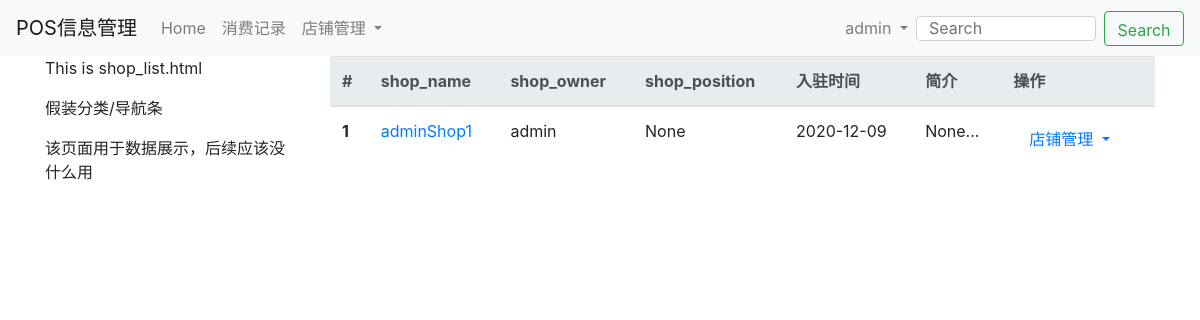
/store/myShopList/ (signed in), run on the app's committed database.
### store/models.py (models this page shows)
class Shop(models.Model):
    shop_id = models.CharField(max_length=12, null=True)  # 商店编号————为一个用户开多个店铺做准备
    shop_name = models.CharField(max_length=32, null=True)
    shop_owner = models.ForeignKey(User, null=True, on_delete=models.CASCADE)
    shop_position = models.CharField(max_length=32, null=True)
    phone_number = models.CharField(max_length=11, null=True)
    contends = models.TextField(null=True)
    create_time = models.DateTimeField(auto_now_add=True)
    last_update = models.DateTimeField(auto_now=True)
    is_active = models.BooleanField(default=True)

### store/views.py (the view)
# urls.py: path('myShopList/', views.myshopList, name='myShopList'),
def myshopList(request):
    try:
        user = request.user
    except:
        return render(request, 'user/login.html', {'massage': '用户未登录！'})
    my_shop_list = Shop.objects.filter(shop_owner=user)
    context = {}
    context['my_shop_list'] = my_shop_list
    return render(request, 'store/myShopList.html', context)

### user/models.py (called while the page is built)
def get_Profile(self):
    if Profile.objects.filter(user=self).exists():
        profile = Profile.objects.get(user=self)
        return profile
    else:
        return ''

### store/templates/store/myShopList.html (shortened to what this page needs)
{% extends 'base.html' %}
{% block content %}
    <div class="container">
        <div class="row">
            <div class="col-md-3">
                <p>This is shop_list.html</p>
                <p>假装分类/导航条</p>
                <p>该页面用于数据展示，后续应该没什么用</p>
            </div>
            <div class="col-md-9">
                <table class="table">
                    <thead class="thead-light">
                      <tr>
                        <th scope="col">#</th>
                        <th scope="col">shop_name</th>
                        <th scope="col">shop_owner</th>
                        <th scope="col">shop_position</th>
                        <th scope="col">入驻时间</th>
                        <th scope="col">简介</th>
                        <th scope="col">操作</th>
                      </tr>
                    </thead>
                    <tbody>
                        {% for shop in my_shop_list %}
                            {% if shop.is_active %}
                                <tr>
                                    <th scope="row">{{ shop.pk }}</th>
                                    <td>
                                        <a href="{% url 'shop_info' shop.pk %}">
                                            {{ shop.shop_name }}
                                        </a>
                                    </td>
                                    <td>{{ shop.shop_owner }}</td>
                                    <td>{{ shop.shop_position }}</td>
                                    <td>{{ shop.create_time|date:"Y-m-d" }}</td>
                                    <td>{{ shop.contends|truncatechars:"5" }}...</td>
                                    <td>
                                            <a class="nav-link dropdown-toggle" href="#" id="navbarDropdown" role="button" data-toggle="dropdown" aria-haspopup="true" aria-expanded="false">
                                              店铺管理
                                            </a>
                                    </td>
                                </tr>
                            {% endif %}
                        {% empty %}
                            <p>没有数据哦~</p>
                        {% endfor %}
                    </tbody>
                </table>
            </div>
        </div>
    </div>
{% endblock %}

### templates/base.html (shortened to what this page needs)
{% load staticfiles %}
<!DOCTYPE html>
<html lang="en">
<head>
    <link rel="stylesheet" type="text/css" href="http://matthew.wagerfield.com/parallax/assets/styles/css/styles.css">
    <link rel="stylesheet" href="https://cdn.jsdelivr.net/npm/bootstrap@4.5.0/dist/css/bootstrap.min.css">
    <link rel="stylesheet" href="{% static 'font-awesome-4.7.0/css/font-awesome.min.css' %}">
</head>
<body>
    <div id="container" class="wrapper">
    <nav class="navbar navbar-expand-lg navbar-light bg-light">
      <a class="navbar-brand" href="{% url 'home' %}">POS信息管理</a>
      <div class="collapse navbar-collapse" id="navbarSupportedContent">
        <ul class="navbar-nav mr-auto">
          <li class="nav-item {% block home_active %}active{% endblock %}">
            <a class="nav-link" href="{% url 'home' %}">Home <span class="sr-only">(current)</span></a>
          </li>
          {% if user.Profile.is_student or user.Profile.is_teacher %}
              <li class="nav-item {% block consumption_ts_active %}{% endblock %} ">
                <a class="nav-link" href="{% url 'student_consumption'%}">消费记录</a>
              </li>
          {% endif %}
          <li class="nav-item dropdown">
            {% if user.is_authenticated and user.Profile.is_shop_owner %}
                <a class="nav-link dropdown-toggle" href="#" id="navbarDropdown" role="button" data-toggle="dropdown" aria-haspopup="true" aria-expanded="false">
                  店铺管理
                </a>
            {% endif %}
          </li>
        </ul>
        <ul class="nav navbar-nav">
          {% if not user.is_authenticated %}
                  <li class="nav-item">
                  <a class="nav-link" href="{% url 'login' %}?from={{ request.get_full_path }}">登录</a>
                  </li>
                  <li class="nav-item">
                  <a class="nav-link" href="{% url 'register' %}?from={{ request.get_full_path }}">注册</a>
                  </li>
          {% else %}
                    <li class="nav-item dropdown">
                      <a class="nav-link dropdown-toggle" href="#" id="navbarDropdown" role="button" data-toggle="dropdown" aria-haspopup="true" aria-expanded="false">
                        {{ user.username }}
                      </a>
                </li>
          {% endif %}
          </ul>
        <form class="form-inline my-2 my-lg-0">
          <input class="form-control mr-sm-2" style="width: 180px ; height: 25px "  type="search" placeholder="Search" aria-label="Search">
          <button class="btn btn-outline-success my-2 my-sm-0" style="width: 80px ; height:35px" type="submit">Search</button>
        </form>
      </div>
    </nav>
       {% block content %}{% endblock %}
</div>
</body>
</html>

### data on the page
Shop: pk "1", shop_name "adminShop1", shop_owner "admin", shop_position "None", create_time "2020-12-09", contends "None"

### other printed values
{{ user.username }} "admin"
